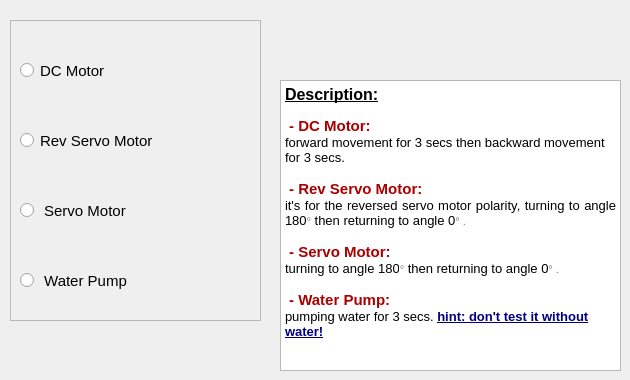
   <widget class="QWidget" name="Motors">
    <attribute name="title">
     <string>DC Motors</string>
    </attribute>
    <widget class="QFrame" name="motors_frame">
     <property name="geometry">
      <rect>
       <x>10</x>
       <y>20</y>
       <width>251</width>
       <height>301</height>
      </rect>
     </property>
     <property name="frameShape">
      <enum>QFrame::StyledPanel</enum>
     </property>
     <property name="frameShadow">
      <enum>QFrame::Sunken</enum>
     </property>
     <widget class="QRadioButton" name="DC_motors">
      <property name="geometry">
       <rect>
        <x>10</x>
        <y>20</y>
        <width>231</width>
        <height>61</height>
       </rect>
      </property>
      <property name="font">
       <font>
        <pointsize>11</pointsize>
       </font>
      </property>
      <property name="text">
       <string>DC Motor</string>
      </property>
      <property name="icon">
       <iconset resource="Resources/Resources.qrc">
        <normaloff>:/Data/DC_Motor.png</normaloff>:/Data/DC_Motor.png</iconset>
      </property>
      <property name="iconSize">
       <size>
        <width>60</width>
        <height>60</height>
       </size>
      </property>
     </widget>
     <widget class="QRadioButton" name="Servo_motor180">
      <property name="geometry">
       <rect>
        <x>10</x>
        <y>160</y>
        <width>241</width>
        <height>61</height>
       </rect>
      </property>
      <property name="font">
       <font>
        <pointsize>11</pointsize>
       </font>
      </property>
      <property name="text">
       <string> Servo Motor</string>
      </property>
      <property name="icon">
       <iconset resource="Resources/Resources.qrc">
        <normaloff>:/Data/Servo.png</normaloff>:/Data/Servo.png</iconset>
      </property>
      <property name="iconSize">
       <size>
        <width>60</width>
        <height>60</height>
       </size>
      </property>
     </widget>
     <widget class="QRadioButton" name="Water_pump">
      <property name="geometry">
       <rect>
        <x>10</x>
        <y>230</y>
        <width>231</width>
        <height>61</height>
       </rect>
      </property>
      <property name="font">
       <font>
        <pointsize>11</pointsize>
       </font>
      </property>
      <property name="text">
       <string> Water Pump</string>
      </property>
      <property name="icon">
       <iconset resource="Resources/Resources.qrc">
        <normaloff>:/Data/Water_pump.png</normaloff>:/Data/Water_pump.png</iconset>
      </property>
      <property name="iconSize">
       <size>
        <width>60</width>
        <height>60</height>
       </size>
      </property>
     </widget>
     <widget class="QRadioButton" name="Servo_motor360">
      <property name="geometry">
       <rect>
        <x>10</x>
        <y>90</y>
        <width>231</width>
        <height>61</height>
       </rect>
      </property>
      <property name="font">
       <font>
        <pointsize>11</pointsize>
       </font>
      </property>
      <property name="text">
       <string>Rev Servo Motor</string>
      </property>
      <property name="icon">
       <iconset resource="Resources/Resources.qrc">
        <normaloff>:/Data/Servo.png</normaloff>:/Data/Servo.png</iconset>
      </property>
      <property name="iconSize">
       <size>
        <width>60</width>
        <height>60</height>
       </size>
      </property>
     </widget>
    </widget>
    <widget class="QTextEdit" name="motors_text">
     <property name="geometry">
      <rect>
       <x>280</x>
       <y>80</y>
       <width>341</width>
       <height>291</height>
      </rect>
     </property>
     <property name="font">
      <font>
       <pointsize>6</pointsize>
      </font>
     </property>
     <property name="documentTitle">
      <string>How to use</string>
     </property>
     <property name="readOnly">
      <bool>true</bool>
     </property>
     <property name="html">
      <string>&lt;!DOCTYPE HTML PUBLIC &quot;-//W3C//DTD HTML 4.0//EN&quot; &quot;http://www.w3.org/TR/REC-html40/strict.dtd&quot;&gt;
&lt;html&gt;&lt;head&gt;&lt;meta name=&quot;qrichtext&quot; content=&quot;1&quot; /&gt;&lt;title&gt;How to use&lt;/title&gt;&lt;style type=&quot;text/css&quot;&gt;
p, li { white-space: pre-wrap; }
&lt;/style&gt;&lt;/head&gt;&lt;body style=&quot; font-family:'MS Shell Dlg 2'; font-size:6pt; font-weight:400; font-style:normal;&quot;&gt;
&lt;p style=&quot; margin-top:0px; margin-bottom:0px; margin-left:0px; margin-right:0px; -qt-block-indent:0; text-indent:0px;&quot;&gt;&lt;span style=&quot; font-size:12pt; font-weight:600; text-decoration: underline;&quot;&gt;Description:&lt;/span&gt;&lt;/p&gt;
&lt;p style=&quot;-qt-paragraph-type:empty; margin-top:0px; margin-bottom:0px; margin-left:0px; margin-right:0px; -qt-block-indent:0; text-indent:0px; font-size:8.25pt;&quot;&gt;&lt;br /&gt;&lt;/p&gt;
&lt;p style=&quot; margin-top:0px; margin-bottom:0px; margin-left:0px; margin-right:0px; -qt-block-indent:0; text-indent:0px;&quot;&gt;&lt;span style=&quot; font-size:11pt; font-weight:696; color:#aa0000;&quot;&gt; - DC Motor:&lt;/span&gt;&lt;/p&gt;
&lt;p style=&quot; margin-top:0px; margin-bottom:0px; margin-left:0px; margin-right:0px; -qt-block-indent:0; text-indent:0px;&quot;&gt;&lt;span style=&quot; font-size:10pt; color:#000000;&quot;&gt;forward movement for 3 secs then backward movement for 3 secs.&lt;/span&gt;&lt;/p&gt;
&lt;p style=&quot; margin-top:0px; margin-bottom:0px; margin-left:0px; margin-right:0px; -qt-block-indent:0; text-indent:0px;&quot;&gt;&lt;span style=&quot; font-size:10pt; color:#aa0000;&quot;&gt; &lt;/span&gt;&lt;/p&gt;
&lt;p style=&quot; margin-top:0px; margin-bottom:0px; margin-left:0px; margin-right:0px; -qt-block-indent:0; text-indent:0px;&quot;&gt;&lt;span style=&quot; font-size:11pt; font-weight:696; color:#aa0000;&quot;&gt; - Rev Servo Motor:&lt;/span&gt;&lt;/p&gt;
&lt;p align=&quot;justify&quot; style=&quot; margin-top:0px; margin-bottom:0px; margin-left:0px; margin-right:0px; -qt-block-indent:0; text-indent:0px;&quot;&gt;&lt;span style=&quot; font-size:10pt;&quot;&gt;it's for the reversed servo motor polarity, turning to angle 180&lt;/span&gt;&lt;span style=&quot; font-family:'Roboto,Helvetica,sans-serif'; font-size:8pt; color:#71777d; background-color:#ffffff;&quot;&gt;°&lt;/span&gt;&lt;span style=&quot; font-size:10pt;&quot;&gt; then returning to angle 0&lt;/span&gt;&lt;span style=&quot; font-family:'Roboto,Helvetica,sans-serif'; font-size:8pt; color:#71777d; background-color:#ffffff;&quot;&gt;° .&lt;/span&gt;&lt;/p&gt;
&lt;p style=&quot;-qt-paragraph-type:empty; margin-top:0px; margin-bottom:0px; margin-left:0px; margin-right:0px; -qt-block-indent:0; text-indent:0px; font-size:10pt;&quot;&gt;&lt;br /&gt;&lt;/p&gt;
&lt;p style=&quot; margin-top:0px; margin-bottom:0px; margin-left:0px; margin-right:0px; -qt-block-indent:0; text-indent:0px;&quot;&gt;&lt;span style=&quot; font-size:11pt; font-weight:696;&quot;&gt; &lt;/span&gt;&lt;span style=&quot; font-size:11pt; font-weight:696; color:#aa0000;&quot;&gt;- Servo Motor:&lt;/span&gt;&lt;/p&gt;
&lt;p style=&quot; margin-top:0px; margin-bottom:0px; margin-left:0px; margin-right:0px; -qt-block-indent:0; text-indent:0px;&quot;&gt;&lt;span style=&quot; font-size:10pt;&quot;&gt;turning to angle 180&lt;/span&gt;&lt;span style=&quot; font-family:'Roboto,Helvetica,sans-serif'; font-size:8pt; color:#71777d; background-color:#ffffff;&quot;&gt;°&lt;/span&gt;&lt;span style=&quot; font-size:10pt;&quot;&gt; then returning to angle 0&lt;/span&gt;&lt;span style=&quot; font-family:'Roboto,Helvetica,sans-serif'; font-size:8pt; color:#71777d; background-color:#ffffff;&quot;&gt;° .&lt;/span&gt;&lt;/p&gt;
&lt;p style=&quot;-qt-paragraph-type:empty; margin-top:0px; margin-bottom:0px; margin-left:0px; margin-right:0px; -qt-block-indent:0; text-indent:0px; font-size:10pt;&quot;&gt;&lt;br /&gt;&lt;/p&gt;
&lt;p style=&quot; margin-top:0px; margin-bottom:0px; margin-left:0px; margin-right:0px; -qt-block-indent:0; text-indent:0px;&quot;&gt;&lt;span style=&quot; font-size:11pt; font-weight:696; color:#aa0000;&quot;&gt; - Water Pump: &lt;/span&gt;&lt;/p&gt;
&lt;p style=&quot; margin-top:0px; margin-bottom:0px; margin-left:0px; margin-right:0px; -qt-block-indent:0; text-indent:0px;&quot;&gt;&lt;span style=&quot; font-size:10pt; color:#000000;&quot;&gt;pumping water for 3 secs. &lt;/span&gt;&lt;span style=&quot; font-size:10pt; font-weight:600; text-decoration: underline; color:#00007f;&quot;&gt;hint: don't test it without water!&lt;/span&gt;&lt;/p&gt;&lt;/body&gt;&lt;/html&gt;</string>
     </property>
    </widget>
   </widget>
